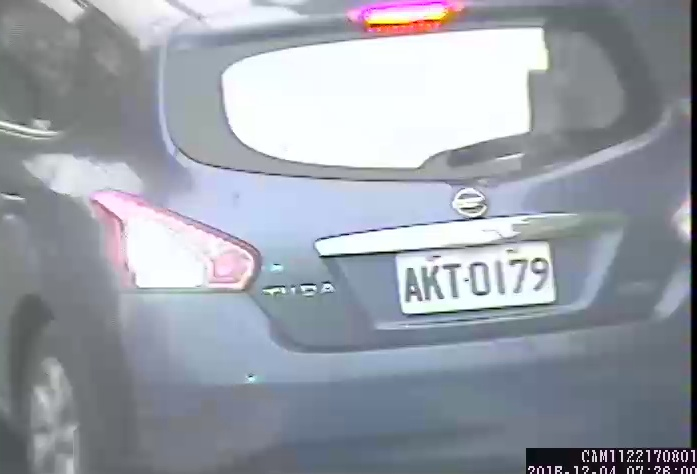
#> input picture src/python/org.jpg, 697 x 474 px
$ python load_save_img.py
#> lines starting #> are read from the running program, lines starting #| are printed output that depends on the picture
import cv2

# read image as grey scale
grey_img = cv2.imread('./org.jpg', cv2.IMREAD_GRAYSCALE)
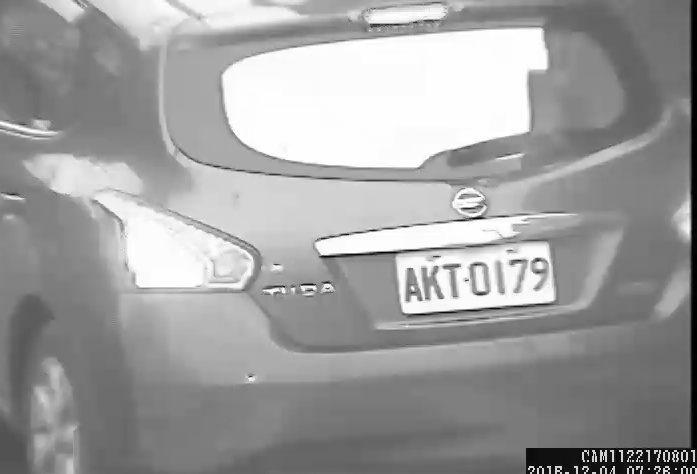
#> grey_img: shape (474, 697); min 0, max 255, mean 158.4

# save image
status = cv2.imwrite('./grey.jpg',grey_img)

print("Image written to file-system : ",status)
#| Image written to file-system :  True
